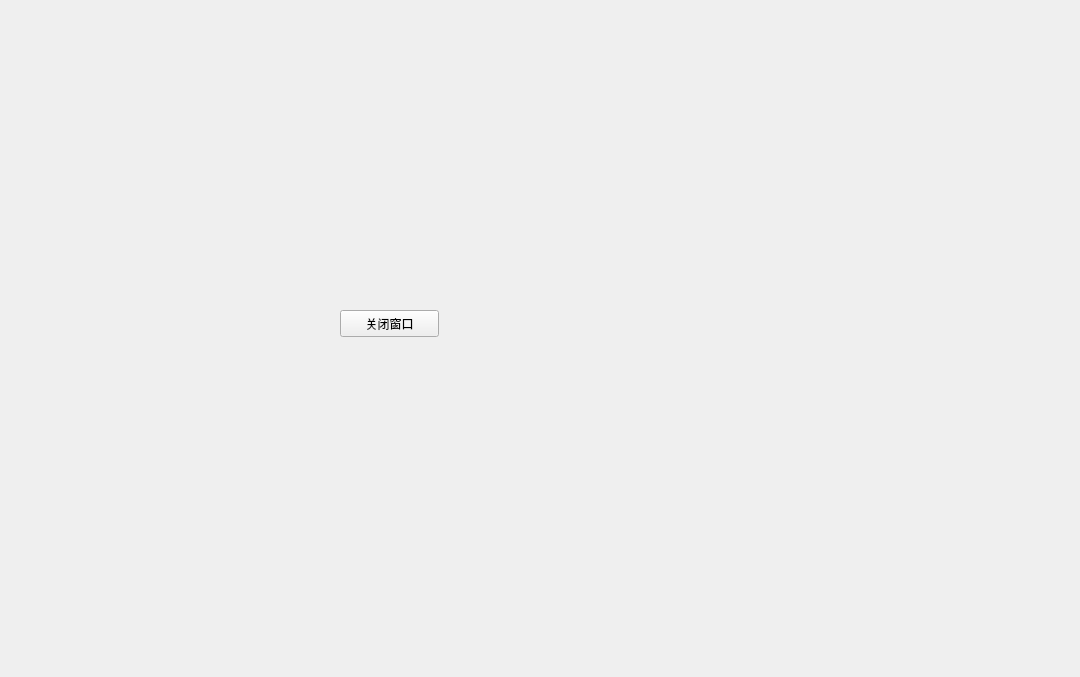
<?xml version="1.0" encoding="UTF-8"?>
<ui version="4.0">
 <class>Form</class>
 <widget class="QWidget" name="Form">
  <property name="geometry">
   <rect>
    <x>0</x>
    <y>0</y>
    <width>1080</width>
    <height>677</height>
   </rect>
  </property>
  <property name="windowTitle">
   <string>Form</string>
  </property>
  <widget class="QPushButton" name="pushButton">
   <property name="geometry">
    <rect>
     <x>340</x>
     <y>310</y>
     <width>99</width>
     <height>27</height>
    </rect>
   </property>
   <property name="text">
    <string>关闭窗口</string>
   </property>
  </widget>
 </widget>
 <resources/>
 <connections>
  <connection>
   <sender>pushButton</sender>
   <signal>clicked()</signal>
   <receiver>Form</receiver>
   <slot>close()</slot>
   <hints>
    <hint type="sourcelabel">
     <x>388</x>
     <y>327</y>
    </hint>
    <hint type="destinationlabel">
     <x>479</x>
     <y>464</y>
    </hint>
   </hints>
  </connection>
 </connections>
</ui>
